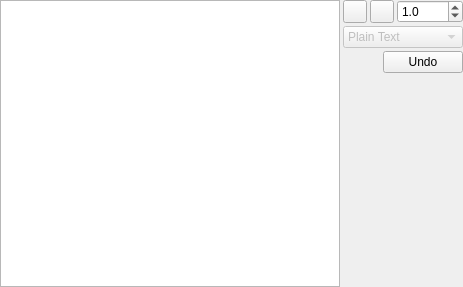
<?xml version="1.0" encoding="UTF-8"?>
<ui version="4.0">
 <class>Form</class>
 <widget class="QWidget" name="Form">
  <property name="geometry">
   <rect>
    <x>0</x>
    <y>0</y>
    <width>463</width>
    <height>287</height>
   </rect>
  </property>
  <property name="windowTitle">
   <string>Simple Editor</string>
  </property>
  <layout class="QHBoxLayout" name="horizontalLayout" stretch="1,0">
   <property name="spacing">
    <number>3</number>
   </property>
   <property name="leftMargin">
    <number>0</number>
   </property>
   <property name="topMargin">
    <number>0</number>
   </property>
   <property name="rightMargin">
    <number>0</number>
   </property>
   <property name="bottomMargin">
    <number>0</number>
   </property>
   <item>
    <widget class="QPlainTextEdit" name="key_value"/>
   </item>
   <item>
    <layout class="QGridLayout" name="gridLayout_3">
     <property name="spacing">
      <number>3</number>
     </property>
     <item row="3" column="0" colspan="3">
      <spacer name="verticalSpacer">
       <property name="orientation">
        <enum>Qt::Vertical</enum>
       </property>
       <property name="sizeHint" stdset="0">
        <size>
         <width>20</width>
         <height>40</height>
        </size>
       </property>
      </spacer>
     </item>
     <item row="0" column="1">
      <widget class="QToolButton" name="incr_button">
       <property name="icon">
        <iconset theme="go-up">
         <normaloff>.</normaloff>.</iconset>
       </property>
       <property name="iconSize">
        <size>
         <width>16</width>
         <height>16</height>
        </size>
       </property>
      </widget>
     </item>
     <item row="0" column="0">
      <widget class="QToolButton" name="decr_button">
       <property name="icon">
        <iconset theme="go-down">
         <normaloff>.</normaloff>.</iconset>
       </property>
       <property name="iconSize">
        <size>
         <width>16</width>
         <height>16</height>
        </size>
       </property>
      </widget>
     </item>
     <item row="2" column="0" colspan="3">
      <layout class="QHBoxLayout" name="horizontalLayout_4">
       <property name="spacing">
        <number>3</number>
       </property>
       <item>
        <spacer name="horizontalSpacer">
         <property name="orientation">
          <enum>Qt::Horizontal</enum>
         </property>
         <property name="sizeHint" stdset="0">
          <size>
           <width>40</width>
           <height>20</height>
          </size>
         </property>
        </spacer>
       </item>
       <item>
        <widget class="QPushButton" name="revert_button">
         <property name="toolTip">
          <string>Revert</string>
         </property>
         <property name="text">
          <string>Undo</string>
         </property>
         <property name="icon">
          <iconset theme="document-revert">
           <normaloff>.</normaloff>.</iconset>
         </property>
        </widget>
       </item>
      </layout>
     </item>
     <item row="0" column="2">
      <widget class="QDoubleSpinBox" name="step_value">
       <property name="toolTip">
        <string>Step size</string>
       </property>
       <property name="decimals">
        <number>1</number>
       </property>
       <property name="minimum">
        <double>-100.000000000000000</double>
       </property>
       <property name="maximum">
        <double>100.000000000000000</double>
       </property>
       <property name="value">
        <double>1.000000000000000</double>
       </property>
      </widget>
     </item>
     <item row="1" column="0" colspan="3">
      <widget class="QComboBox" name="codec">
       <property name="enabled">
        <bool>false</bool>
       </property>
       <property name="toolTip">
        <string>Not implemented yet!</string>
       </property>
       <item>
        <property name="text">
         <string>Plain Text</string>
        </property>
       </item>
       <item>
        <property name="text">
         <string>JSON</string>
        </property>
       </item>
       <item>
        <property name="text">
         <string>Pickle</string>
        </property>
       </item>
      </widget>
     </item>
    </layout>
   </item>
  </layout>
 </widget>
 <resources/>
 <connections/>
</ui>
